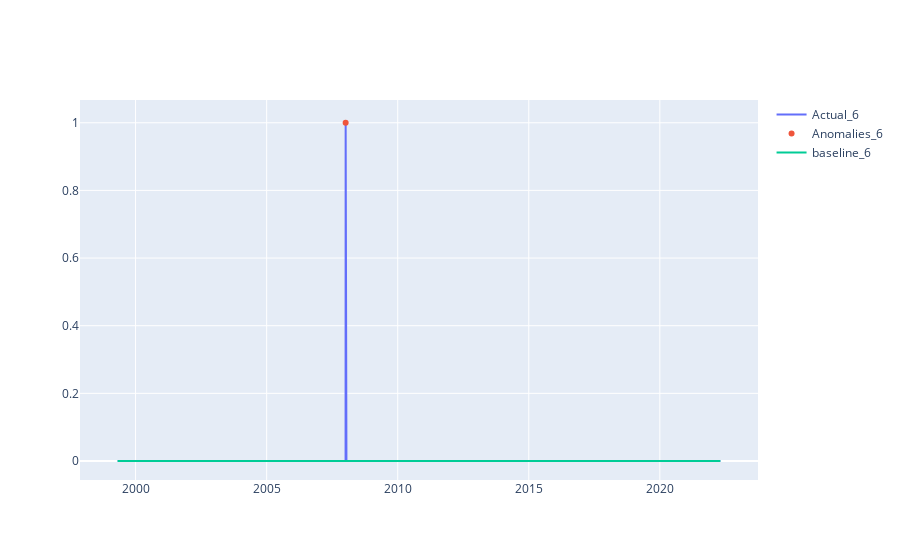

Notebook code cell kept with this figure:
### Markdown cell above
### Anomaly Detection

### Code cell
from monitoring.query import KustoQuery
query = KustoQuery(streaming_table_name, ws)

query.anomaly_detection(min_t="4/26/2022 10:08:45", max_t="4/23/2022 10:10:00", step="0.5s", metric="metric1", agg="avg", ts_col="timestamp", groupby="lr", sensitivity=0.1, filter="0.001")

### Figure 1 — Plotly figure (JSON) as saved in the notebook; plotly's stock layout.template omitted (floating-point values rounded to 4 significant figures; data arrays with more than 128 entries replaced by an {"elided": "..."} marker saying what was removed)
{"data": [{"name": "Actual_6", "type": "scatter", "x": {"elided": "8399 str values"}, "y": {"elided": "8399 int values"}}, {"mode": "markers", "name": "Anomalies_6", "type": "scatter", "x": {"elided": "8399 str values"}, "y": {"elided": "8399 int values"}}, {"name": "baseline_6", "type": "scatter", "x": {"elided": "8399 str values"}, "y": {"elided": "8399 float values"}}], "layout": {}}
